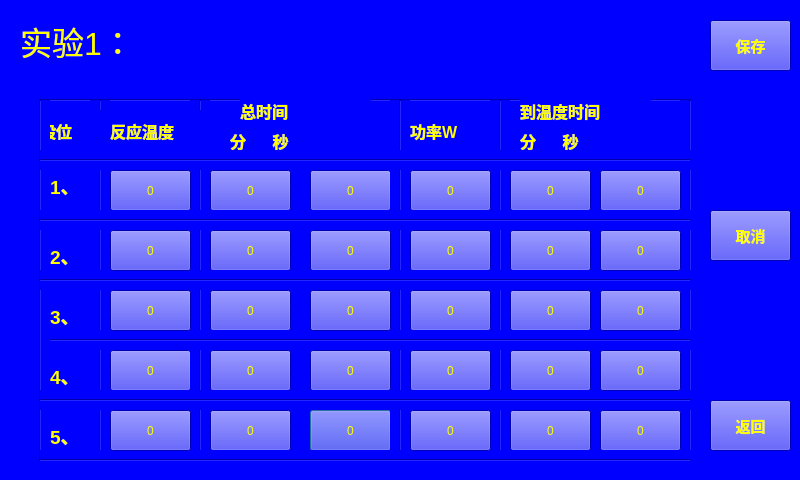
<?xml version="1.0" encoding="UTF-8"?>
<ui version="4.0">
 <class>Setting_1</class>
 <widget class="QDialog" name="Setting_1">
  <property name="geometry">
   <rect>
    <x>0</x>
    <y>0</y>
    <width>800</width>
    <height>480</height>
   </rect>
  </property>
  <property name="windowTitle">
   <string>Dialog</string>
  </property>
  <property name="styleSheet">
   <string notr="true">color: rgb(255, 255, 0);
background-color: rgb(0, 0, 255);</string>
  </property>
  <widget class="QPushButton" name="pushButton_16">
   <property name="geometry">
    <rect>
     <x>310</x>
     <y>410</y>
     <width>81</width>
     <height>41</height>
    </rect>
   </property>
   <property name="text">
    <string>0</string>
   </property>
  </widget>
  <widget class="Line" name="line">
   <property name="geometry">
    <rect>
     <x>40</x>
     <y>90</y>
     <width>651</width>
     <height>20</height>
    </rect>
   </property>
   <property name="orientation">
    <enum>Qt::Horizontal</enum>
   </property>
  </widget>
  <widget class="Line" name="line_13">
   <property name="geometry">
    <rect>
     <x>490</x>
     <y>100</y>
     <width>20</width>
     <height>361</height>
    </rect>
   </property>
   <property name="orientation">
    <enum>Qt::Vertical</enum>
   </property>
  </widget>
  <widget class="QPushButton" name="pushButton_8">
   <property name="geometry">
    <rect>
     <x>310</x>
     <y>170</y>
     <width>81</width>
     <height>41</height>
    </rect>
   </property>
   <property name="text">
    <string>0</string>
   </property>
  </widget>
  <widget class="QPushButton" name="pushButton_5">
   <property name="geometry">
    <rect>
     <x>110</x>
     <y>350</y>
     <width>81</width>
     <height>41</height>
    </rect>
   </property>
   <property name="text">
    <string>0</string>
   </property>
  </widget>
  <widget class="QLabel" name="label">
   <property name="geometry">
    <rect>
     <x>20</x>
     <y>20</y>
     <width>241</width>
     <height>41</height>
    </rect>
   </property>
   <property name="font">
    <font>
     <pointsize>24</pointsize>
    </font>
   </property>
   <property name="text">
    <string>实验1：</string>
   </property>
  </widget>
  <widget class="Line" name="line_10">
   <property name="geometry">
    <rect>
     <x>90</x>
     <y>100</y>
     <width>20</width>
     <height>361</height>
    </rect>
   </property>
   <property name="orientation">
    <enum>Qt::Vertical</enum>
   </property>
  </widget>
  <widget class="QPushButton" name="pushButton">
   <property name="geometry">
    <rect>
     <x>710</x>
     <y>20</y>
     <width>81</width>
     <height>51</height>
    </rect>
   </property>
   <property name="font">
    <font>
     <pointsize>11</pointsize>
     <weight>75</weight>
     <bold>true</bold>
    </font>
   </property>
   <property name="text">
    <string>保存</string>
   </property>
  </widget>
  <widget class="QLabel" name="label_4">
   <property name="geometry">
    <rect>
     <x>240</x>
     <y>90</y>
     <width>131</width>
     <height>41</height>
    </rect>
   </property>
   <property name="font">
    <font>
     <pointsize>12</pointsize>
     <weight>75</weight>
     <bold>true</bold>
    </font>
   </property>
   <property name="text">
    <string>总时间</string>
   </property>
  </widget>
  <widget class="QLabel" name="label_10">
   <property name="geometry">
    <rect>
     <x>50</x>
     <y>240</y>
     <width>41</width>
     <height>31</height>
    </rect>
   </property>
   <property name="font">
    <font>
     <pointsize>14</pointsize>
     <weight>75</weight>
     <bold>true</bold>
    </font>
   </property>
   <property name="text">
    <string>2、</string>
   </property>
  </widget>
  <widget class="QPushButton" name="pushButton_7">
   <property name="geometry">
    <rect>
     <x>210</x>
     <y>170</y>
     <width>81</width>
     <height>41</height>
    </rect>
   </property>
   <property name="text">
    <string>0</string>
   </property>
  </widget>
  <widget class="QPushButton" name="pushButton_15">
   <property name="geometry">
    <rect>
     <x>210</x>
     <y>410</y>
     <width>81</width>
     <height>41</height>
    </rect>
   </property>
   <property name="text">
    <string>0</string>
   </property>
  </widget>
  <widget class="Line" name="line_11">
   <property name="geometry">
    <rect>
     <x>190</x>
     <y>100</y>
     <width>20</width>
     <height>361</height>
    </rect>
   </property>
   <property name="orientation">
    <enum>Qt::Vertical</enum>
   </property>
  </widget>
  <widget class="QPushButton" name="pushButton_21">
   <property name="geometry">
    <rect>
     <x>410</x>
     <y>290</y>
     <width>81</width>
     <height>41</height>
    </rect>
   </property>
   <property name="text">
    <string>0</string>
   </property>
  </widget>
  <widget class="QPushButton" name="pushButton_9">
   <property name="geometry">
    <rect>
     <x>210</x>
     <y>230</y>
     <width>81</width>
     <height>41</height>
    </rect>
   </property>
   <property name="text">
    <string>0</string>
   </property>
  </widget>
  <widget class="Line" name="line_12">
   <property name="geometry">
    <rect>
     <x>390</x>
     <y>100</y>
     <width>20</width>
     <height>361</height>
    </rect>
   </property>
   <property name="orientation">
    <enum>Qt::Vertical</enum>
   </property>
  </widget>
  <widget class="QLabel" name="label_13">
   <property name="geometry">
    <rect>
     <x>50</x>
     <y>420</y>
     <width>41</width>
     <height>31</height>
    </rect>
   </property>
   <property name="font">
    <font>
     <pointsize>14</pointsize>
     <weight>75</weight>
     <bold>true</bold>
    </font>
   </property>
   <property name="text">
    <string>5、</string>
   </property>
  </widget>
  <widget class="QLabel" name="label_2">
   <property name="geometry">
    <rect>
     <x>40</x>
     <y>110</y>
     <width>61</width>
     <height>41</height>
    </rect>
   </property>
   <property name="font">
    <font>
     <pointsize>12</pointsize>
     <weight>75</weight>
     <bold>true</bold>
    </font>
   </property>
   <property name="text">
    <string>段位</string>
   </property>
  </widget>
  <widget class="QLabel" name="label_8">
   <property name="geometry">
    <rect>
     <x>520</x>
     <y>120</y>
     <width>111</width>
     <height>41</height>
    </rect>
   </property>
   <property name="font">
    <font>
     <pointsize>12</pointsize>
     <weight>75</weight>
     <bold>true</bold>
    </font>
   </property>
   <property name="text">
    <string>分      秒</string>
   </property>
  </widget>
  <widget class="QPushButton" name="pushButton_26">
   <property name="geometry">
    <rect>
     <x>510</x>
     <y>290</y>
     <width>81</width>
     <height>41</height>
    </rect>
   </property>
   <property name="text">
    <string>0</string>
   </property>
  </widget>
  <widget class="QPushButton" name="pushButton_13">
   <property name="geometry">
    <rect>
     <x>210</x>
     <y>350</y>
     <width>81</width>
     <height>41</height>
    </rect>
   </property>
   <property name="text">
    <string>0</string>
   </property>
  </widget>
  <widget class="QLabel" name="label_12">
   <property name="geometry">
    <rect>
     <x>50</x>
     <y>360</y>
     <width>41</width>
     <height>31</height>
    </rect>
   </property>
   <property name="font">
    <font>
     <pointsize>14</pointsize>
     <weight>75</weight>
     <bold>true</bold>
    </font>
   </property>
   <property name="text">
    <string>4、</string>
   </property>
  </widget>
  <widget class="QPushButton" name="pushButton_11">
   <property name="geometry">
    <rect>
     <x>210</x>
     <y>290</y>
     <width>81</width>
     <height>41</height>
    </rect>
   </property>
   <property name="text">
    <string>0</string>
   </property>
  </widget>
  <widget class="QPushButton" name="pushButton_22">
   <property name="geometry">
    <rect>
     <x>410</x>
     <y>350</y>
     <width>81</width>
     <height>41</height>
    </rect>
   </property>
   <property name="text">
    <string>0</string>
   </property>
  </widget>
  <widget class="QPushButton" name="pushButton_30">
   <property name="geometry">
    <rect>
     <x>510</x>
     <y>410</y>
     <width>81</width>
     <height>41</height>
    </rect>
   </property>
   <property name="text">
    <string>0</string>
   </property>
  </widget>
  <widget class="QPushButton" name="pushButton_28">
   <property name="geometry">
    <rect>
     <x>510</x>
     <y>350</y>
     <width>81</width>
     <height>41</height>
    </rect>
   </property>
   <property name="text">
    <string>0</string>
   </property>
  </widget>
  <widget class="QLabel" name="label_9">
   <property name="geometry">
    <rect>
     <x>50</x>
     <y>170</y>
     <width>41</width>
     <height>31</height>
    </rect>
   </property>
   <property name="font">
    <font>
     <pointsize>14</pointsize>
     <weight>75</weight>
     <bold>true</bold>
    </font>
   </property>
   <property name="text">
    <string>1、</string>
   </property>
  </widget>
  <widget class="QLabel" name="label_11">
   <property name="geometry">
    <rect>
     <x>50</x>
     <y>300</y>
     <width>41</width>
     <height>31</height>
    </rect>
   </property>
   <property name="font">
    <font>
     <pointsize>14</pointsize>
     <weight>75</weight>
     <bold>true</bold>
    </font>
   </property>
   <property name="text">
    <string>3、</string>
   </property>
  </widget>
  <widget class="QPushButton" name="pushButton_20">
   <property name="geometry">
    <rect>
     <x>410</x>
     <y>230</y>
     <width>81</width>
     <height>41</height>
    </rect>
   </property>
   <property name="text">
    <string>0</string>
   </property>
  </widget>
  <widget class="Line" name="line_9">
   <property name="geometry">
    <rect>
     <x>680</x>
     <y>100</y>
     <width>20</width>
     <height>361</height>
    </rect>
   </property>
   <property name="orientation">
    <enum>Qt::Vertical</enum>
   </property>
  </widget>
  <widget class="Line" name="line_6">
   <property name="geometry">
    <rect>
     <x>40</x>
     <y>330</y>
     <width>651</width>
     <height>20</height>
    </rect>
   </property>
   <property name="orientation">
    <enum>Qt::Horizontal</enum>
   </property>
  </widget>
  <widget class="Line" name="line_3">
   <property name="geometry">
    <rect>
     <x>30</x>
     <y>100</y>
     <width>20</width>
     <height>361</height>
    </rect>
   </property>
   <property name="orientation">
    <enum>Qt::Vertical</enum>
   </property>
  </widget>
  <widget class="QPushButton" name="pushButton_4">
   <property name="geometry">
    <rect>
     <x>110</x>
     <y>290</y>
     <width>81</width>
     <height>41</height>
    </rect>
   </property>
   <property name="text">
    <string>0</string>
   </property>
  </widget>
  <widget class="QPushButton" name="pushButton_31">
   <property name="geometry">
    <rect>
     <x>600</x>
     <y>410</y>
     <width>81</width>
     <height>41</height>
    </rect>
   </property>
   <property name="text">
    <string>0</string>
   </property>
  </widget>
  <widget class="QPushButton" name="pushButton_10">
   <property name="geometry">
    <rect>
     <x>310</x>
     <y>230</y>
     <width>81</width>
     <height>41</height>
    </rect>
   </property>
   <property name="text">
    <string>0</string>
   </property>
  </widget>
  <widget class="QPushButton" name="pushButton_14">
   <property name="geometry">
    <rect>
     <x>310</x>
     <y>350</y>
     <width>81</width>
     <height>41</height>
    </rect>
   </property>
   <property name="text">
    <string>0</string>
   </property>
  </widget>
  <widget class="QLabel" name="label_5">
   <property name="geometry">
    <rect>
     <x>230</x>
     <y>120</y>
     <width>121</width>
     <height>41</height>
    </rect>
   </property>
   <property name="font">
    <font>
     <pointsize>12</pointsize>
     <weight>75</weight>
     <bold>true</bold>
    </font>
   </property>
   <property name="text">
    <string>分      秒</string>
   </property>
  </widget>
  <widget class="Line" name="line_7">
   <property name="geometry">
    <rect>
     <x>40</x>
     <y>390</y>
     <width>651</width>
     <height>20</height>
    </rect>
   </property>
   <property name="orientation">
    <enum>Qt::Horizontal</enum>
   </property>
  </widget>
  <widget class="QPushButton" name="pushButton_18">
   <property name="geometry">
    <rect>
     <x>510</x>
     <y>170</y>
     <width>81</width>
     <height>41</height>
    </rect>
   </property>
   <property name="text">
    <string>0</string>
   </property>
  </widget>
  <widget class="QLabel" name="label_3">
   <property name="geometry">
    <rect>
     <x>110</x>
     <y>110</y>
     <width>101</width>
     <height>41</height>
    </rect>
   </property>
   <property name="font">
    <font>
     <pointsize>12</pointsize>
     <weight>75</weight>
     <bold>true</bold>
    </font>
   </property>
   <property name="text">
    <string>反应温度</string>
   </property>
  </widget>
  <widget class="QPushButton" name="pushButton_12">
   <property name="geometry">
    <rect>
     <x>310</x>
     <y>290</y>
     <width>81</width>
     <height>41</height>
    </rect>
   </property>
   <property name="text">
    <string>0</string>
   </property>
  </widget>
  <widget class="Line" name="line_8">
   <property name="geometry">
    <rect>
     <x>40</x>
     <y>450</y>
     <width>651</width>
     <height>20</height>
    </rect>
   </property>
   <property name="orientation">
    <enum>Qt::Horizontal</enum>
   </property>
  </widget>
  <widget class="QPushButton" name="pushButton_24">
   <property name="geometry">
    <rect>
     <x>510</x>
     <y>230</y>
     <width>81</width>
     <height>41</height>
    </rect>
   </property>
   <property name="text">
    <string>0</string>
   </property>
  </widget>
  <widget class="Line" name="line_5">
   <property name="geometry">
    <rect>
     <x>40</x>
     <y>270</y>
     <width>651</width>
     <height>20</height>
    </rect>
   </property>
   <property name="orientation">
    <enum>Qt::Horizontal</enum>
   </property>
  </widget>
  <widget class="QLabel" name="label_7">
   <property name="geometry">
    <rect>
     <x>520</x>
     <y>90</y>
     <width>131</width>
     <height>41</height>
    </rect>
   </property>
   <property name="font">
    <font>
     <pointsize>12</pointsize>
     <weight>75</weight>
     <bold>true</bold>
    </font>
   </property>
   <property name="text">
    <string>到温度时间</string>
   </property>
  </widget>
  <widget class="QLabel" name="label_6">
   <property name="geometry">
    <rect>
     <x>410</x>
     <y>110</y>
     <width>81</width>
     <height>41</height>
    </rect>
   </property>
   <property name="font">
    <font>
     <pointsize>12</pointsize>
     <weight>75</weight>
     <bold>true</bold>
    </font>
   </property>
   <property name="text">
    <string>功率W</string>
   </property>
  </widget>
  <widget class="QPushButton" name="pushButton_2">
   <property name="geometry">
    <rect>
     <x>110</x>
     <y>170</y>
     <width>81</width>
     <height>41</height>
    </rect>
   </property>
   <property name="styleSheet">
    <string notr="true"/>
   </property>
   <property name="text">
    <string>0</string>
   </property>
   <property name="flat">
    <bool>false</bool>
   </property>
  </widget>
  <widget class="Line" name="line_2">
   <property name="geometry">
    <rect>
     <x>40</x>
     <y>150</y>
     <width>651</width>
     <height>20</height>
    </rect>
   </property>
   <property name="orientation">
    <enum>Qt::Horizontal</enum>
   </property>
  </widget>
  <widget class="QPushButton" name="pushButton_19">
   <property name="geometry">
    <rect>
     <x>600</x>
     <y>170</y>
     <width>81</width>
     <height>41</height>
    </rect>
   </property>
   <property name="text">
    <string>0</string>
   </property>
  </widget>
  <widget class="QPushButton" name="pushButton_23">
   <property name="geometry">
    <rect>
     <x>410</x>
     <y>410</y>
     <width>81</width>
     <height>41</height>
    </rect>
   </property>
   <property name="text">
    <string>0</string>
   </property>
  </widget>
  <widget class="QPushButton" name="pushButton_3">
   <property name="geometry">
    <rect>
     <x>110</x>
     <y>230</y>
     <width>81</width>
     <height>41</height>
    </rect>
   </property>
   <property name="text">
    <string>0</string>
   </property>
  </widget>
  <widget class="QPushButton" name="pushButton_17">
   <property name="geometry">
    <rect>
     <x>410</x>
     <y>170</y>
     <width>81</width>
     <height>41</height>
    </rect>
   </property>
   <property name="text">
    <string>0</string>
   </property>
  </widget>
  <widget class="QPushButton" name="pushButton_6">
   <property name="geometry">
    <rect>
     <x>110</x>
     <y>410</y>
     <width>81</width>
     <height>41</height>
    </rect>
   </property>
   <property name="text">
    <string>0</string>
   </property>
  </widget>
  <widget class="QPushButton" name="pushButton_25">
   <property name="geometry">
    <rect>
     <x>600</x>
     <y>230</y>
     <width>81</width>
     <height>41</height>
    </rect>
   </property>
   <property name="text">
    <string>0</string>
   </property>
  </widget>
  <widget class="QPushButton" name="pushButton_27">
   <property name="geometry">
    <rect>
     <x>600</x>
     <y>290</y>
     <width>81</width>
     <height>41</height>
    </rect>
   </property>
   <property name="text">
    <string>0</string>
   </property>
  </widget>
  <widget class="QPushButton" name="pushButton_29">
   <property name="geometry">
    <rect>
     <x>600</x>
     <y>350</y>
     <width>81</width>
     <height>41</height>
    </rect>
   </property>
   <property name="text">
    <string>0</string>
   </property>
  </widget>
  <widget class="Line" name="line_4">
   <property name="geometry">
    <rect>
     <x>40</x>
     <y>210</y>
     <width>651</width>
     <height>20</height>
    </rect>
   </property>
   <property name="orientation">
    <enum>Qt::Horizontal</enum>
   </property>
  </widget>
  <widget class="QPushButton" name="pushButton_32">
   <property name="geometry">
    <rect>
     <x>710</x>
     <y>210</y>
     <width>81</width>
     <height>51</height>
    </rect>
   </property>
   <property name="font">
    <font>
     <pointsize>11</pointsize>
     <weight>75</weight>
     <bold>true</bold>
    </font>
   </property>
   <property name="text">
    <string>取消</string>
   </property>
  </widget>
  <widget class="QPushButton" name="pushButton_33">
   <property name="geometry">
    <rect>
     <x>710</x>
     <y>400</y>
     <width>81</width>
     <height>51</height>
    </rect>
   </property>
   <property name="font">
    <font>
     <pointsize>11</pointsize>
     <weight>75</weight>
     <bold>true</bold>
    </font>
   </property>
   <property name="text">
    <string>返回</string>
   </property>
  </widget>
 </widget>
 <resources/>
 <connections/>
</ui>
